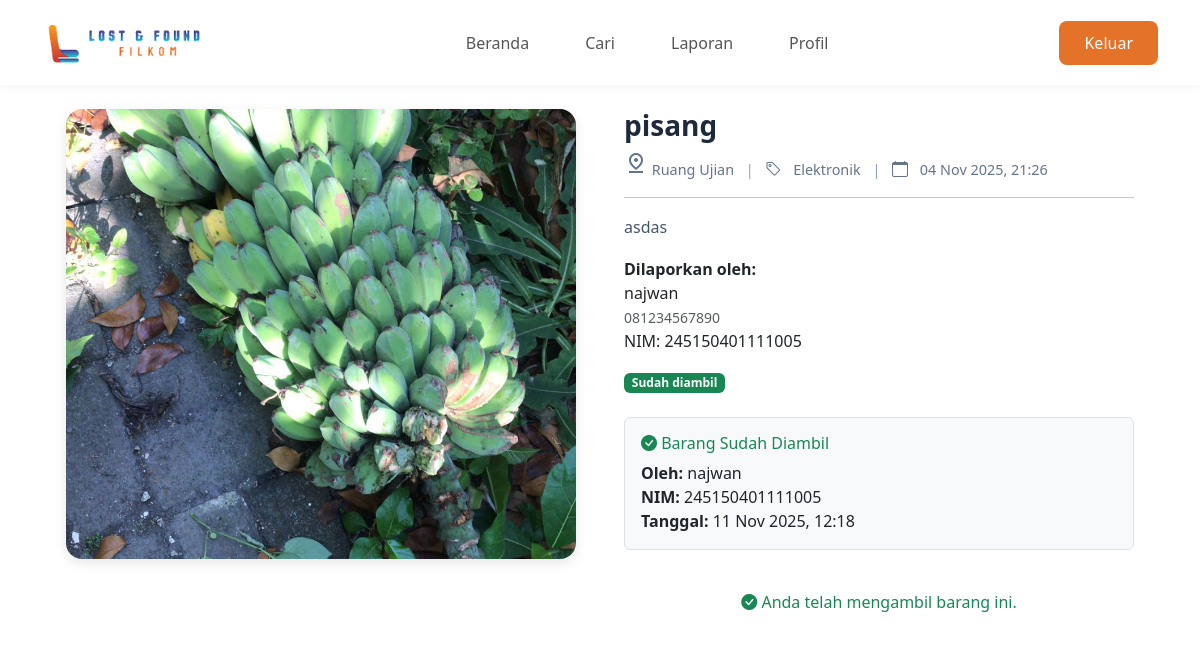
The app's page /index.php?action=detail_laporan&id=38 (signed in) with its own data.
### tables this page shows
CREATE TABLE `laporan` (
  `id_laporan` int(11) NOT NULL,
  `id_akun` int(11) NOT NULL,
  `tipe_laporan` enum('hilang','ditemukan') NOT NULL DEFAULT 'hilang',
  `nama_barang` varchar(255) NOT NULL,
  `deskripsi_fisik` text DEFAULT NULL,
  `kategori` enum('elektronik','dokumen','pakaian','lainnya') NOT NULL,
  `lokasi` enum('Smart Class Gedung F','Junction','Gedung Kreativitas Mahasiswa (GKM)','Kantin','Ruang Baca','Laboratorium Pembelajaran','Ruang Ujian','Ruang Tunggu','Gazebo lantai 4','Area Parkir','EduTech','Mushola Ulul Al-Baab','Auditorium Algoritma') NOT NULL,
  `waktu` datetime NOT NULL,
  `status` enum('belum_ditemukan','ditemukan','sudah_diambil') NOT NULL DEFAULT 'belum_ditemukan',
  `nim_pengambil` varchar(20) DEFAULT NULL,
  `foto_bukti` varchar(255) DEFAULT NULL,
  `waktu_diambil` datetime DEFAULT NULL,
  `foto` varchar(255) DEFAULT NULL,
  `created_at` timestamp NOT NULL DEFAULT current_timestamp()
);

CREATE TABLE `akun` (
  `id_akun` int(11) NOT NULL,
  `email` varchar(255) NOT NULL,
  `password` varchar(255) NOT NULL,
  `nama` varchar(100) NOT NULL,
  `nomor_kontak` varchar(20) DEFAULT NULL,
  `role` enum('civitas','satpam') NOT NULL DEFAULT 'civitas',
  `created_at` timestamp NOT NULL DEFAULT current_timestamp()
);

CREATE TABLE `civitas` (
  `nomor_induk` varchar(20) NOT NULL,
  `id_akun` int(11) NOT NULL
);

### config/db.php (called while the page is built)
<?php
$host = 'localhost';
$dbname = 'lostfound';
$username = 'root';
$password = '';
try {
    $pdo = new PDO("mysql:host=$host;dbname=$dbname", $username, $password);
    $pdo->setAttribute(PDO::ATTR_ERRMODE, PDO::ERRMODE_EXCEPTION);
    $pdo->setAttribute(PDO::ATTR_DEFAULT_FETCH_MODE, PDO::FETCH_ASSOC);
} catch (PDOException $e) {
    die("Koneksi DB gagal: " . $e->getMessage());
}
function getDB()
{
    global $pdo;
    return $pdo;
}

### views/detail_laporan.php (the view, shortened to what this page needs)
<?php
require_once 'config/db.php';
$userId = $_SESSION['userId'] ?? null;
$id_laporan = $_GET['id'] ?? 0;
$stmt = getDB()->prepare("
    SELECT
        l.*,
        a.nama AS nama_pembuat,
        a.nomor_kontak,
        c.nomor_induk AS nim_pembuat,
        -- Data pengambil
        pengambil.nama AS nama_pengambil,
        pengambil_civitas.nomor_induk AS nim_pengambil
    FROM laporan l
    JOIN akun a ON l.id_akun = a.id_akun
    LEFT JOIN civitas c ON a.id_akun = c.id_akun
    -- JOIN PENGAMBIL: dari nim_pengambil → civitas → akun
    LEFT JOIN civitas pengambil_civitas ON l.nim_pengambil = pengambil_civitas.nomor_induk
    LEFT JOIN akun pengambil ON pengambil_civitas.id_akun = pengambil.id_akun
    WHERE l.id_laporan = ?
");
$stmt->execute([$id_laporan]);
$laporan = $stmt->fetch();
$showClaimButton = false;
$mainImage = $laporan['foto']
    ? "/{$laporan['foto']}"
    : 'https://via.placeholder.com/500x500/eeeeee/999999?text=No+Image';
?>
<!DOCTYPE html>
<html lang="id">
<head>
    <link rel="stylesheet" href="https://cdn.jsdelivr.net/npm/bootstrap-icons@1.11.0/font/bootstrap-icons.css">
    <link href="../css/detail_laporan.css" rel="stylesheet">
</head>
<body>
    <?php include 'header.php'; ?>
    <div class="container">
        <div class="item-card">
            <div class="item-image-section">
                <img src="<?= $mainImage ?>"
                    alt="<?= htmlspecialchars($laporan['nama_barang']) ?>"
                    class="main-image"
                    id="mainImage">
            </div>
            <div class="item-details">
                <div>
                    <h1 class="item-title"><?= htmlspecialchars($laporan['nama_barang']) ?></h1>
                    <div class="item-meta">
                        <span><span class="material-symbols-outlined">pin_drop</span> <?= htmlspecialchars($laporan['lokasi']) ?></span>
                        <span class="meta-divider">|</span>
                        <span><i class="bi bi-tag"></i> <?= ucfirst($laporan['kategori']) ?></span>
                        <span class="meta-divider">|</span>
                        <span><i class="bi bi-calendar"></i> <?= date('d M Y, H:i', strtotime($laporan['waktu'])) ?></span>
                    </div>
                    <hr>
                    <p class="item-description">
                        <?= nl2br(htmlspecialchars($laporan['deskripsi_fisik'])) ?>
                    </p>
                    <div class="pembuat mt-3">
                        <strong>Dilaporkan oleh:</strong><br>
                        <?= htmlspecialchars($laporan['nama_pembuat']) ?><br>
                        <small class="text-muted"><?= htmlspecialchars($laporan['nomor_kontak']) ?></small>
                        <?php if ($laporan['nim_pembuat']): ?>
                            <div class="nim">NIM: <?= htmlspecialchars($laporan['nim_pembuat']) ?></div>
                        <?php endif; ?>
                    </div>
                    <div class="mt-3">
                        <span class="badge
                            <?= $laporan['status'] === 'belum_ditemukan' ? 'bg-warning text-dark' : ($laporan['status'] === 'ditemukan' ? 'bg-info text-white' : 'bg-success') ?>">
                            <?= ucfirst(str_replace('_', ' ', $laporan['status'])) ?>
                        </span>
                    </div>
                    <?php if ($laporan['status'] === 'sudah_diambil' && $laporan['nama_pengambil']): ?>
                        <div class="taken-info mt-4 p-3 border rounded bg-light">
                            <h6 class="text-success">
                                <i class="bi bi-check-circle-fill"></i> Barang Sudah Diambil
                            </h6>
                            <div class="mt-2">
                                <strong>Oleh:</strong> <?= htmlspecialchars($laporan['nama_pengambil']) ?><br>
                                <strong>NIM:</strong> <?= htmlspecialchars($laporan['nim_pengambil']) ?><br>
                                <strong>Tanggal:</strong> <?= date('d M Y, H:i', strtotime($laporan['waktu_diambil'])) ?>
                            </div>
                        </div>
                    <?php endif; ?>
                </div>
                <?php if ($showClaimButton): ?>
                    <a href="index.php?action=claim&id=<?= $laporan['id_laporan'] ?>"
                        class="claim-btn d-flex align-items-center justify-content-center mt-4">
                        <i class="bi bi-shield-check me-2"></i> Klaim Kepemilikan
                    </a>
                <?php else: ?>
                    <?php if ($laporan['status'] === 'sudah_diambil' && $laporan['id_akun'] == $userId): ?>
                        <div class="text-center mt-4 text-success">
                            <i class="bi bi-check-circle-fill"></i> Anda telah mengambil barang ini.
                        </div>
                    <?php elseif ($laporan['id_akun'] == $userId): ?>
                        <div class="text-center mt-4 text-muted">
                            <i class="bi bi-person-fill"></i> Ini laporan Anda.
                        </div>
                    <?php endif; ?>
                <?php endif; ?>
            </div>
        </div>
    </div>
</body>
</html>

### css/detail_laporan.css (style rules this page uses)
* { margin: 0; padding: 0; box-sizing: border-box; }
body { background: #f8f9fa; font-family: 'Plus Jakarta Sans', sans-serif; color: #333; line-height: 1.6; min-height: 100vh; }
.container { max-width: 900px; margin: 0 auto; padding: 0 1rem; }
.item-card { background: white; border-radius: 16px; overflow: hidden; display: flex; flex-wrap: wrap; }
.item-image-section { flex: 1 1 400px; padding: 1.5rem; display: flex; flex-direction: column; }
.main-image { width: 100%; height: 450px; object-fit: cover; border-radius: 16px; margin-bottom: 1rem; box-shadow: 0 4px 12px rgba(0, 0, 0, 0.1); }
.item-details { flex: 1 1 400px; padding: 1.5rem; display: flex; flex-direction: column; gap: 1rem; }
.item-title { font-size: 1.75rem; font-weight: 700; color: #1e293b; margin-bottom: 0.5rem; }
.item-meta { color: #64748b; font-size: 0.9rem; margin-bottom: 1rem; }
.item-meta i { margin-right: 0.5rem; font-size: 1rem; }
.meta-divider { display: inline-block; margin: 0 0.5rem; color: #94a3b8; }
.item-description { color: #475569; line-height: 1.7; margin: 0; flex-grow: 0; }
hr { border: none; height: 1px; background: #e2e8f0; margin: 1rem 0; }

### records on screen
laporan: foto+nama_barang (picture), nama_barang "pisang", lokasi "Ruang Ujian", kategori "Elektronik", waktu "04 Nov 2025, 21:26", deskripsi_fisik "asdas", id_akun.nama "najwan", id_akun.nomor_kontak "081234567890", civitas.nomor_induk "245150401111005", status "Sudah diambil", waktu_diambil "11 Nov 2025, 12:18"
